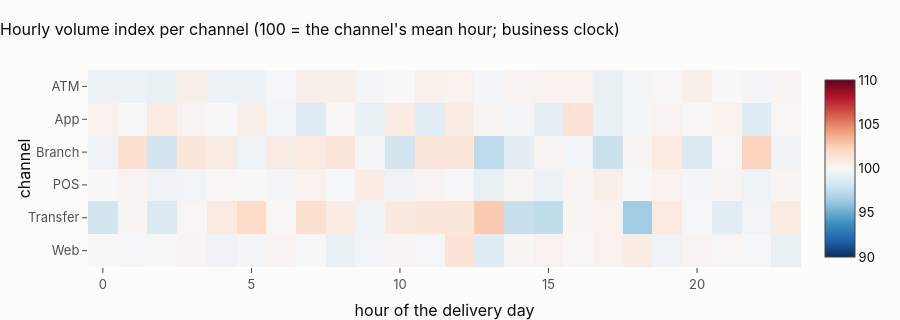

Here is the notebook cell this chart was saved with:
### Markdown cell above
## 1 · The intraday profile per channel

### Code cell
prof = ch.groupby(["channel", "hour_of_day"]).n_tx.sum().unstack(0)
idx = 100 * prof / prof.mean()
fig = px.imshow(
    idx.T.round(1),
    aspect="auto",
    color_continuous_scale="RdBu_r",
    zmin=90,
    zmax=110,
    title="Hourly volume index per channel (100 = the channel's mean hour; business clock)",
)
fig.update_layout(height=320, xaxis_title="hour of the delivery day")
fig.show()
for (cc, c_), d in ch.groupby(["country_code", "channel"], sort=True):
    u = g.uniform_hours_test(d.groupby("hour_of_day").n_tx.sum())
    tests.append(
        {
            "scenario": "03 market and channel",
            "test": f"{cc} {c_}: flat hours",
            "statistic": u["chi2"],
            "p_value": u["p_value"],
            "effect": u["cohen_w"],
            "n": int(u["n"]),
            "reading": "intraday profile"
            if u["p_value"] < 0.01 and u["cohen_w"] >= 0.1
            else "flat",
        }
    )
for c_, d in ch.groupby("channel", sort=True):
    t = d.groupby("hour_of_day")[["n_declined", "n_tx"]].sum()
    r = stats.chi2_contingency(np.column_stack([t.n_declined, t.n_tx - t.n_declined]))
    tests.append(
        {
            "scenario": "03 market and channel",
            "test": f"{c_}: decline rate by hour",
            "statistic": r.statistic,
            "p_value": r.pvalue,
            "effect": float(np.sqrt(r.statistic / t.n_tx.sum())),
            "n": int(t.n_tx.sum()),
            "reading": "hour matters" if r.pvalue < 0.01 else "flat",
        }
    )
tt = pd.DataFrame(tests)
show(tt.round(5), paging=False)
display(
    Markdown(
        f"**{int((tt.reading != 'flat').sum())} of {len(tt)} channel tests find an hourly effect; the largest Cohen's w "
        f"is {tt.effect.max():.3f}.** "
        + (
            "No channel has an intraday rhythm or an hour-dependent decline rate: ATM, POS, app, web, transfers and "
            "branch tellers all spread their volume evenly over the 24 hours of the business day. A real network "
            "peaks at lunch and in the evening and is near-silent at night; capacity and maintenance windows are "
            "planned on exactly that profile."
            if (tt.reading == "flat").all()
            else "Some channels have hourly structure."
        )
    )
)

### Figure 1 — Plotly figure (JSON) as saved in the notebook; plotly's stock layout.template omitted (floating-point values rounded to 4 significant figures; data arrays with more than 128 entries replaced by an {"elided": "..."} marker saying what was removed)
{"data": [{"coloraxis": "coloraxis", "hovertemplate": "hour_of_day: %{x}<br>channel: %{y}<br>color: %{z}<extra></extra>", "name": "0", "type": "heatmap", "x": [0, 1, 2, 3, 4, 5, 6, 7, 8, 9, 10, 11, 12, 13, 14, 15, 16, 17, 18, 19, 20, 21, 22, 23], "xaxis": "x", "y": ["ATM", "App", "Branch", "POS", "Transfer", "Web"], "yaxis": "y", "z": {"elided": "6x24 float values"}}], "layout": {"coloraxis": {"autocolorscale": false, "cmax": 110, "cmin": 90, "colorscale": [[0.0, "rgb(5,48,97)"], [0.1, "rgb(33,102,172)"], [0.2, "rgb(67,147,195)"], [0.3, "rgb(146,197,222)"], [0.4, "rgb(209,229,240)"], [0.5, "rgb(247,247,247)"], [0.6, "rgb(253,219,199)"], [0.7, "rgb(244,165,130)"], [0.8, "rgb(214,96,77)"], [0.9, "rgb(178,24,43)"], [1.0, "rgb(103,0,31)"]]}, "height": 320, "title": {"text": "Hourly volume index per channel (100 = the channel's mean hour; business clock)"}, "xaxis": {"anchor": "y", "domain": [0.0, 1.0], "title": {"text": "hour of the delivery day"}}, "yaxis": {"anchor": "x", "autorange": "reversed", "domain": [0.0, 1.0], "title": {"text": "channel"}}}}
